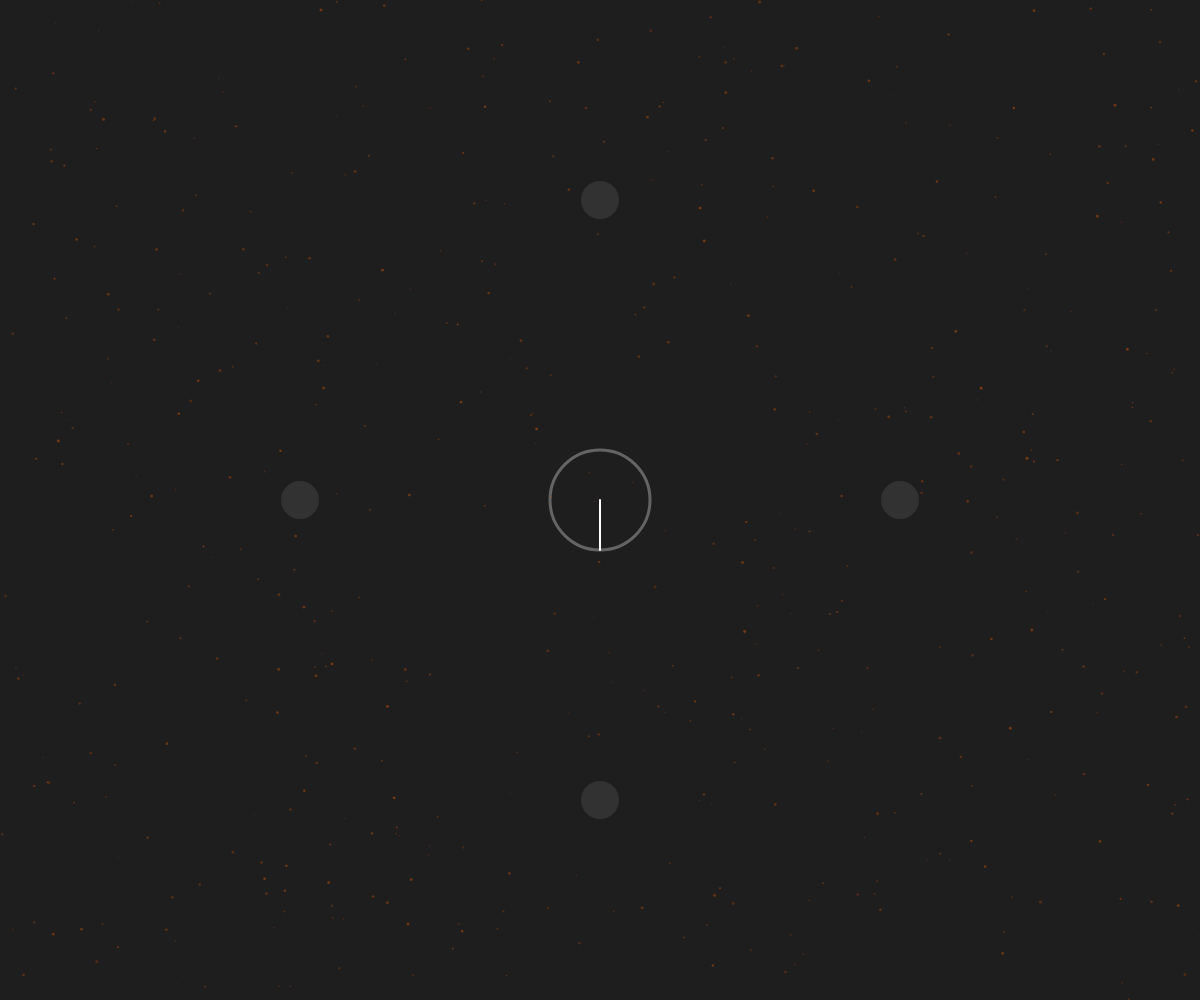
Frame 1 (no input)
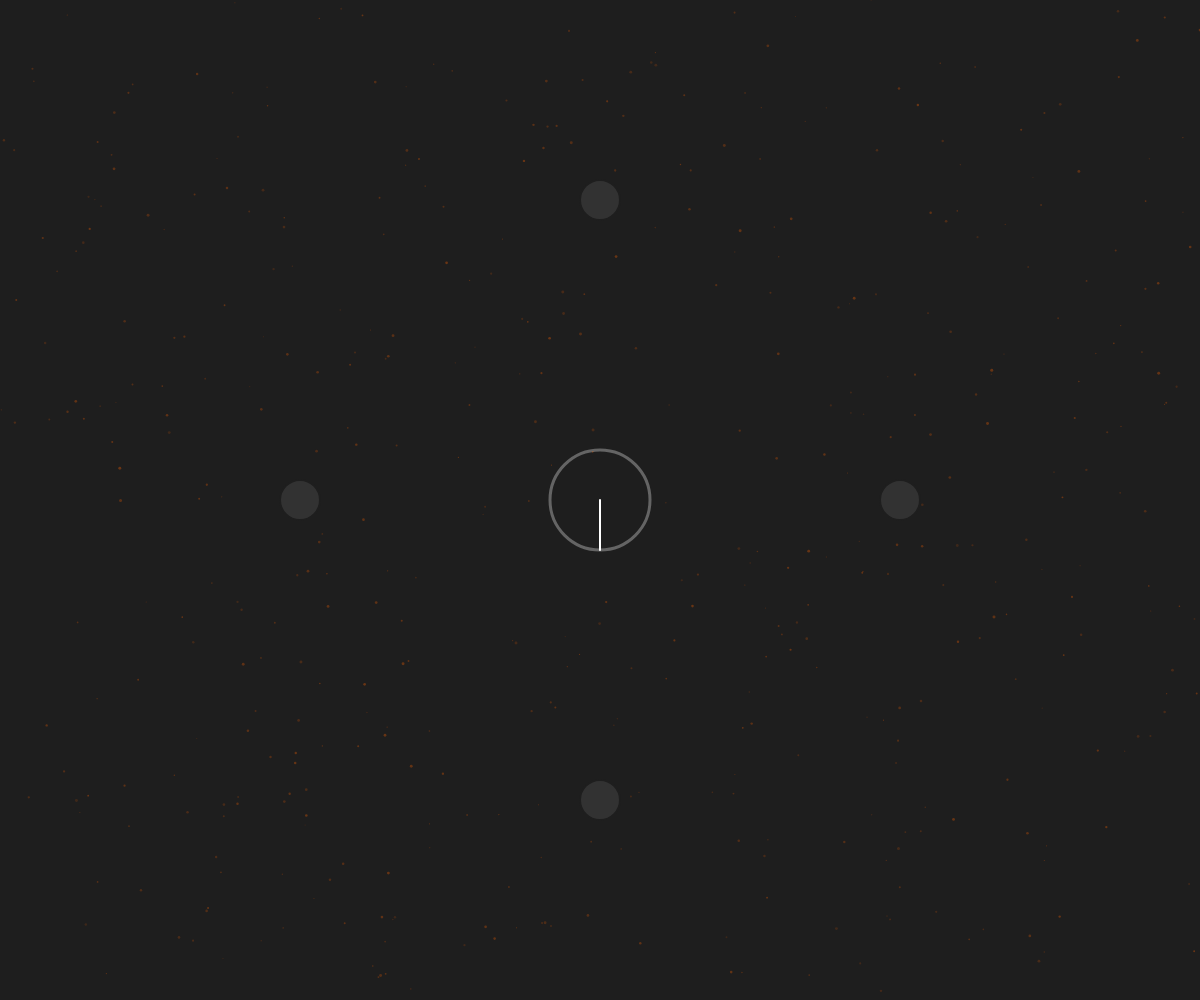
Frame 60 (no input)
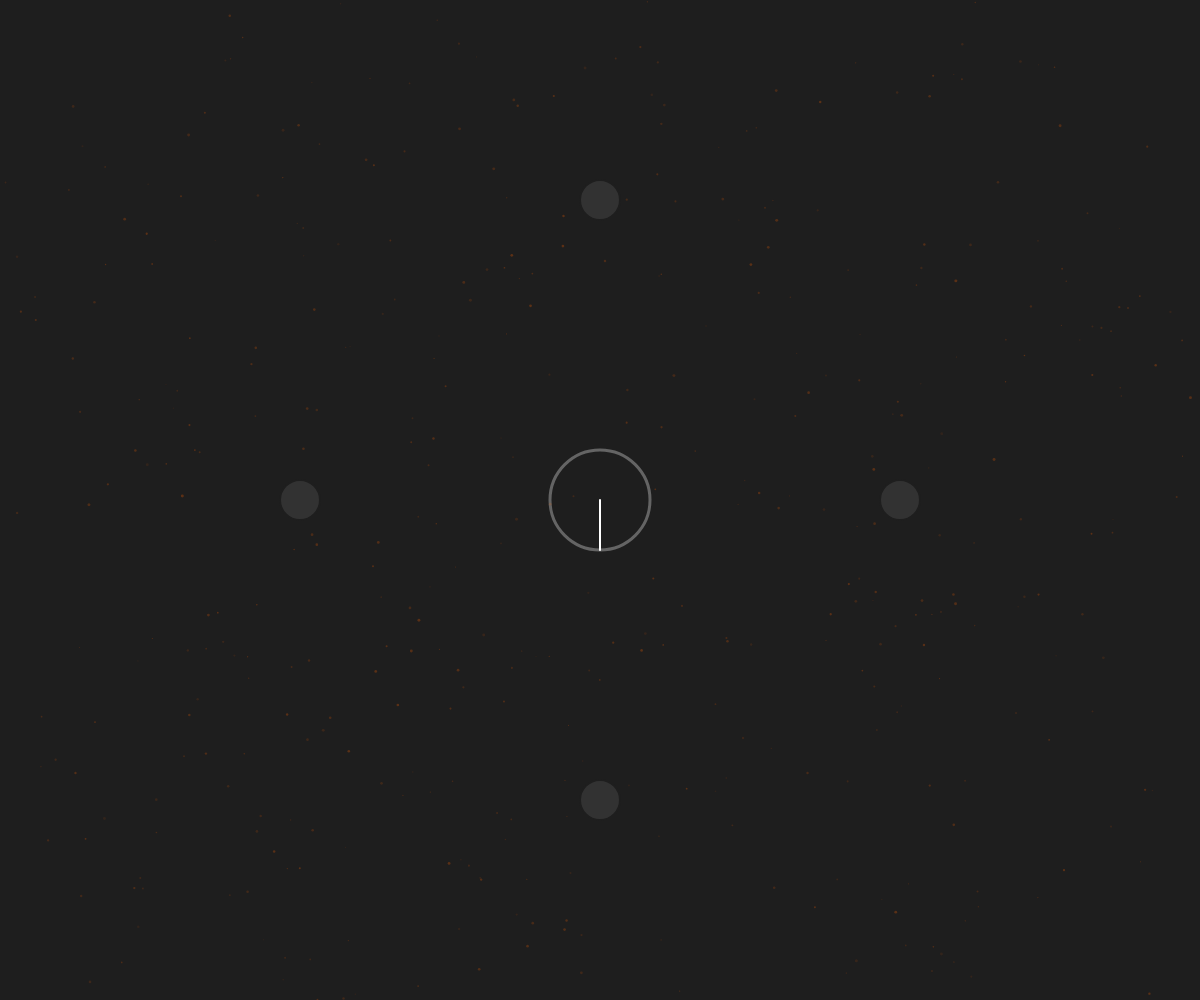
Frame 120 (the mouse pressed at the canvas centre since frame 60)

The p5.js sketch that drew these frames (run headless with seeded random() and noise() and a simulated clock; from frame 60 on, the mouse is pressed at the canvas centre):

// p5.js sketch
// ── sketch.js
let burners = [];
let dialAngle = 0;
let dialPressed = false;
let shimmerParticles = [];

class Burner {
  constructor(x, y, radius) {
    this.x = x;
    this.y = y;
    this.radius = radius;
    this.active = false;
    this.glowIntensity = 0;
    this.flameIntensity = 0;
    this.particles = [];
  }

  update(active, intensity) {
    this.active = active;
    this.flameIntensity = intensity;
    this.glowIntensity = map(intensity, 0, 1, 0, 255);
    
    // Update particles for flame effect
    if (this.active && this.flameIntensity > 0) {
      // Remove old particles
      while (this.particles.length > 100) {
        this.particles.shift();
      }
      
      // Add new particles
      for (let i = 0; i < 3; i++) {
        if (this.particles.length < 100) {
          let p = {
            x: this.x + random(-5, 5),
            y: this.y - random(0, 20),
            size: random(2, 6),
            speed: random(0.5, 2),
            life: 255,
            r: map(random(), 0, 1, 150, 255),
            g: map(random(), 0, 1, 50, 150),
            b: map(random(), 0, 1, 0, 100)
          };
          this.particles.push(p);
        }
      }
      
      // Update existing particles
      for (let p of this.particles) {
        p.y -= p.speed;
        p.life -= 3;
        p.size *= 0.97;
      }
    } else {
      this.particles = [];
    }
  }

  display() {
    // Burner casing
    fill(50);
    stroke(30);
    strokeWeight(2);
    ellipse(this.x, this.y, this.radius * 2);

    // Glow effect when active
    if (this.active && this.glowIntensity > 0) {
      noStroke();
      for (let i = 0; i < 5; i++) {
        let alpha = map(i, 0, 4, this.glowIntensity, 0);
        fill(255, 50, 50, alpha);
        ellipse(this.x, this.y, this.radius * 2 + i * 3);
      }
    }

    // Flame effect
    if (this.active && this.flameIntensity > 0) {
      let flameHeight = map(this.flameIntensity, 0, 1, 0, 40);
      
      // Draw particles for flame
      noStroke();
      for (let p of this.particles) {
        if (p.life > 0) {
          fill(p.r, p.g, p.b, p.life);
          ellipse(p.x, p.y, p.size);
        }
      }
      
      // Draw main flame shape
      let flameBase = this.y - 15;
      let flameTop = flameBase - flameHeight;
      
      // Create gradient flame
      for (let i = 0; i < 8; i++) {
        let alpha = map(i, 0, 7, 200, 0);
        let r = map(i, 0, 7, 255, 100);
        let g = map(i, 0, 7, 150, 50);
        let b = map(i, 0, 7, 50, 0);
        
        fill(r, g, b, alpha);
        noStroke();
        
        // Draw flame segments
        beginShape();
        vertex(this.x, flameBase);
        vertex(this.x - i * 2, flameTop + i * 3);
        vertex(this.x + i * 2, flameTop + i * 3);
        endShape(CLOSE);
      }
    }
  }
}

function setup() {
  createCanvas(windowWidth, windowHeight);
  let centerX = width / 2;
  let centerY = height / 2;

  // Create burners in a circular arrangement
  let numBurners = 4;
  let radius = min(width, height) * 0.3;
  for (let i = 0; i < numBurners; i++) {
    let angle = map(i, 0, numBurners, 0, TWO_PI);
    let x = centerX + cos(angle) * radius;
    let y = centerY + sin(angle) * radius;
    burners.push(new Burner(x, y, 20));
  }

  // Initialize shimmer particles
  for (let i = 0; i < 500; i++) {
    shimmerParticles.push({
      x: random(width),
      y: random(height),
      size: random(1, 3),
      speed: random(0.5, 2),
      angle: random(TWO_PI),
      life: random(100, 200)
    });
  }
}

function draw() {
  background(30);

  // Draw dial
  let centerX = width / 2;
  let centerY = height / 2;
  let dialRadius = 50;

  stroke(100);
  strokeWeight(3);
  noFill();
  ellipse(centerX, centerY, dialRadius * 2);

  // Dial indicator line
  let indicatorAngle = dialAngle + PI / 2;
  stroke(255);
  strokeWeight(2);
  line(
    centerX,
    centerY,
    centerX + cos(indicatorAngle) * dialRadius,
    centerY + sin(indicatorAngle) * dialRadius
  );

  // Draw shimmer effect
  noStroke();
  for (let p of shimmerParticles) {
    fill(255, 100, 0, map(p.life, 0, 200, 0, 100));
    ellipse(p.x, p.y, p.size);
    
    // Update particle
    p.x += cos(p.angle) * p.speed;
    p.y += sin(p.angle) * p.speed;
    p.life -= 0.5;
    
    if (p.life <= 0) {
      p.x = random(width);
      p.y = random(height);
      p.life = random(100, 200);
    }
  }

  // Draw burners
  for (let burner of burners) {
    burner.display();
  }
}

function mousePressed() {
  let centerX = width / 2;
  let centerY = height / 2;
  let d = dist(mouseX, mouseY, centerX, centerY);
  if (d < 50) {
    dialPressed = true;
  }
}

function mouseReleased() {
  dialPressed = false;
}

function mouseDragged() {
  if (!dialPressed) return;

  let centerX = width / 2;
  let centerY = height / 2;
  let angle = atan2(mouseY - centerY, mouseX - centerX);
  dialAngle = angle;

  // Normalize to [0, 2π]
  if (dialAngle < 0) dialAngle += TWO_PI;

  // Update burners based on dial position
  let numBurners = burners.length;
  for (let i = 0; i < numBurners; i++) {
    let angleDiff = abs(angle - map(i, 0, numBurners, 0, TWO_PI));
    if (angleDiff > PI) angleDiff = TWO_PI - angleDiff;

    // Map to flame intensity
    let intensity = map(angleDiff, 0, PI, 1, 0);
    intensity = constrain(intensity, 0, 1);

    burners[i].update(true, intensity);
  }
}

function windowResized() {
  resizeCanvas(windowWidth, windowHeight);
}
